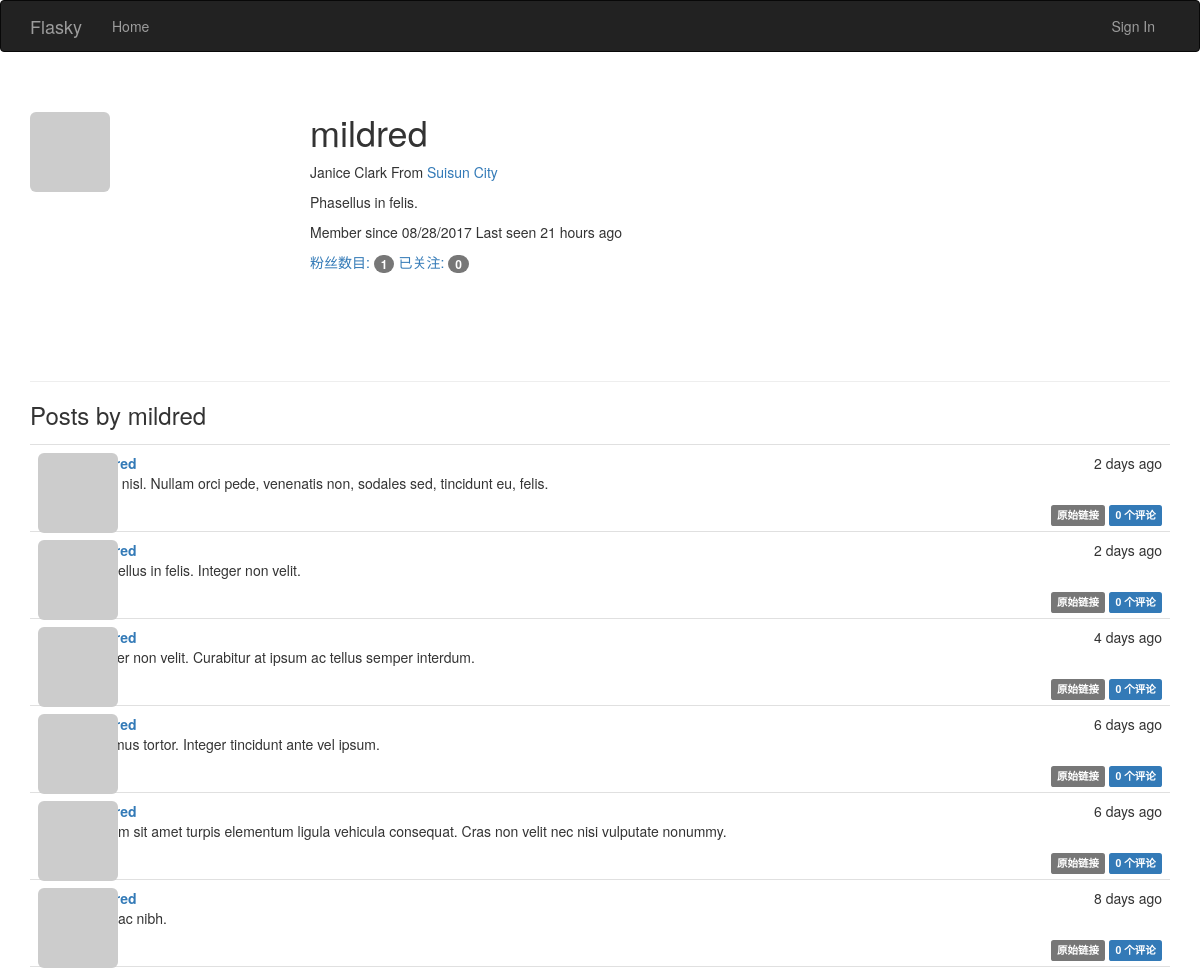
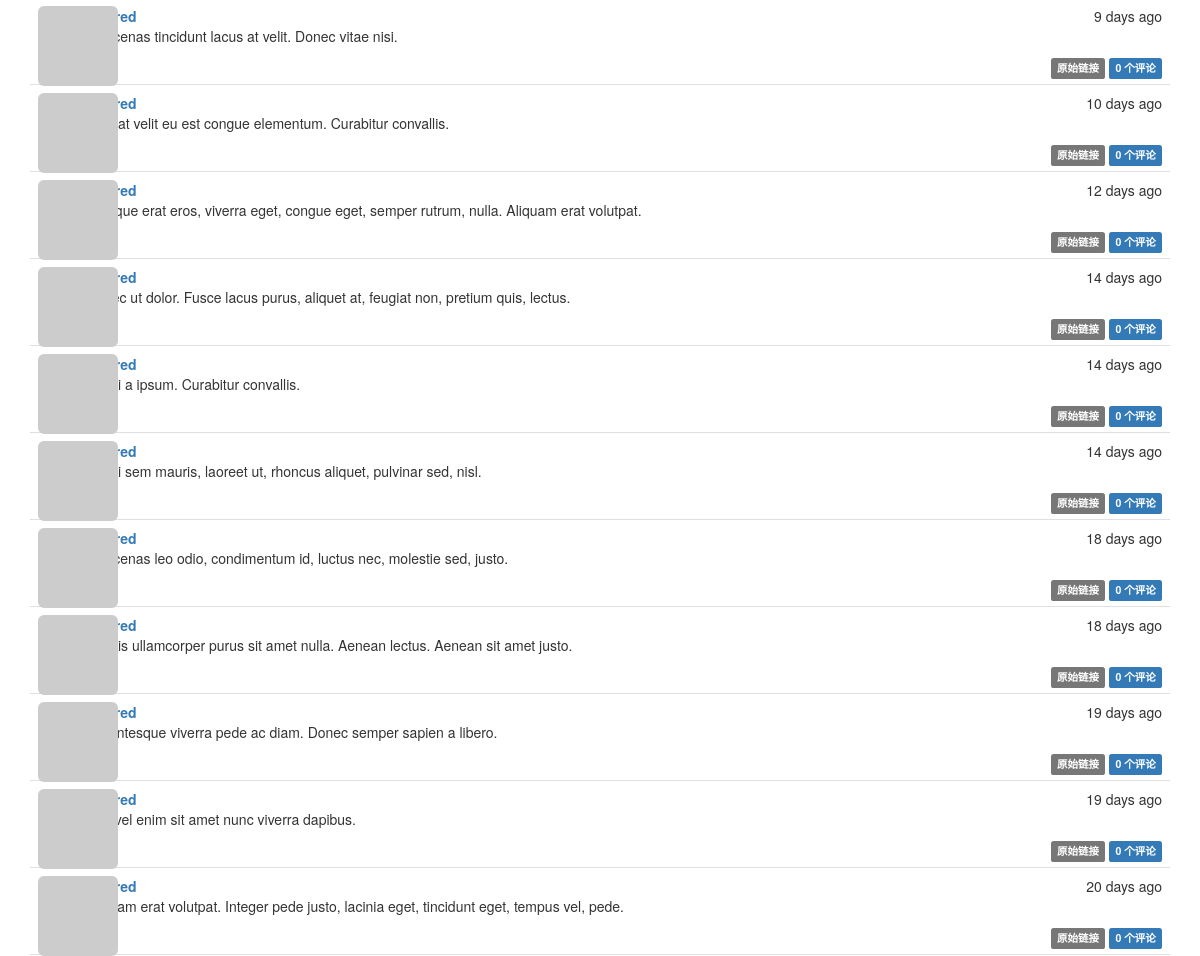
Page /user/mildred on the committed database (2 pictures, top to bottom).
### app/models.py (models this page shows, shortened)
class User(UserMixin, db.Model):
	__tablename__='users'
	id = db.Column(db.Integer,primary_key=True)
	username = db.Column(db.String(64),unique=True,index=True)
	email = db.Column(db.String(64),unique=True,index=True)
	role_id = db.Column(db.Integer,db.ForeignKey('roles.id'))
	password_hash = db.Column(db.String(128))
	confirmed = db.Column(db.Boolean, default=False)
	name = db.Column(db.String(64))
	location = db.Column(db.String(64))
	about_me = db.Column(db.Text())
	member_since = db.Column(db.DateTime(), default=datetime.utcnow)
	last_seen = db.Column(db.DateTime(), default=datetime.utcnow)
	avatar_hash = db.Column(db.String(32))
	posts = db.relationship('Post', backref='author', lazy='dynamic')
	comments = db.relationship('Comment', backref='author', lazy='dynamic')
	followed = db.relationship('Follow',
		                       foreign_keys=[Follow.follower_id],
		                       backref=db.backref('follower', lazy='joined'),
		                       lazy='dynamic',
		                       cascade='all, delete-orphan')
	followers = db.relationship('Follow',
		                        foreign_keys=[Follow.followed_id],
		                        backref=db.backref('followed', lazy='joined'),
		                        lazy='dynamic',
		                        cascade='all, delete-orphan')
	@property
	def password(self):
		raise AttributeError('密码是不可读属性！')
	def gravatar(self, size=100, default='identicon', rating='g'):
		if request.is_secure:
			url = 'https://s.gravatar.com/avatar'
		else:
			url = 'http://www.gravatar.com/avatar'
		hash = hashlib.md5(self.email.encode('utf-8')).hexdigest()
		return '{url}/{hash}?s={size}&d={default}&r={rating}'.format(
			url=url, hash=hash, size=size, default=default, rating=rating)

class Post(db.Model):
	__tablename__ = 'posts'
	id = db.Column(db.Integer, primary_key=True)
	body = db.Column(db.Text)
	timestamp = db.Column(db.DateTime, index=True, default=datetime.utcnow)
	author_id = db.Column(db.Integer, db.ForeignKey('users.id'))
	body_html = db.Column(db.Text)
	comments = db.relationship('Comment', backref='post', lazy='dynamic')

### app/main/views.py (the view)
@main.route('/user/<username>')
def user(username):
    user = User.query.filter_by(username=username).first()
    if user is None:
        abort(404)
    posts = user.posts.order_by(Post.timestamp.desc()).all()
    return render_template('user.html', user=user, posts=posts)

### app/auth/views.py (called while the page is built)
@auth.before_app_request
def before_request():
	if current_user.is_authenticated:
		current_user.ping()
		if not current_user.confirmed \
			and request.endpoint[:5] != 'auth.':
			return redirect(url_for('auth.unconfirmed'))

### app/main/__init__.py (called while the page is built)
@main.app_context_processor              #把Permission类加入模板上下文
def inject_permissions():
    return dict(Permission=Permission)

### app/models.py (called while the page is built)
	def can(self, permissions):
		return False

	def is_administrator(self):
		return False

### app/templates/user.html (shortened to what this page needs)
{% extends "base.html" %}
{% import "_macros.html" as macros %}
{% block page_content %}
<div class="page-header">
	<img class="img-rounded profile-thumbnail" src="{{ user.gravatar(size=256) }}">
	<div class="profile-header">
		<h1>{{ user.username }}</h1>
		{% if user.name or user.location %}
		<p>
			{% if user.name %}{{ user.name }}{% endif %}
			{% if user.location %}
				From <a href="http://maps.google.com/?{{ user.location }}">
				{{ user.location }}</a>
			{% endif %}
		</p>
		{% endif %}
		{% if user.about_me %}
		<p>{{ user.about_me }}</p>
		{% endif %}
		<p>
			Member since {{ moment(user.member_since).format('L') }}
			Last seen {{ moment(user.last_seen).fromNow() }}
		</p>
		<p>
			<a href="{{ url_for('main.followers',username=user.username) }}">粉丝数目:
			<span class="badge">{{ user.followers.count()-1 }}</span></a>
			<a href="{{ url_for('main.followed',username=user.username) }}">已关注:
			<span class="badge">{{ user.followed.count()-1 }}</span></a>
		</p>
	</div>
</div>
<h3>Posts by {{ user.username }}</h3>
{% include '_posts.html' %}
{% endblock %}

### app/templates/base.html (shortened to what this page needs)
{% extends "bootstrap/base.html" %}
{% block head %}
{{ super() }}
<link rel="stylesheet" type="text/css" href="{{ url_for('static', filename='styles.css') }}">
{% endblock %}
{% block navbar %}
<div class="navbar navbar-inverse" role="navigation">
	<div class="container">
		<div class="navbar-header">
			<a class="navbar-brand" href="{{ url_for('main.index') }}">Flasky</a>
		</div>
		<div class="navbar-collapse collapse">
			<ul class="nav navbar-nav">
				<li><a href="{{ url_for('main.index') }}">Home</a></li>
			</ul>
			<ul class="nav navbar-nav navbar-right">
				{% if current_user.is_authenticated %}
				<li class="dropdown">
					<a href="#" class="dropdown-toggle" data-toggle="dropdown">
						<img src="{{ current_user.gravatar(size=18) }}">
						Account <b class="caret"></b></a>
					<ul class="dropdown-menu">
						<li><a href="{{ url_for('auth.change_password') }}">Change Password</a></li>
						<li><a href="{{ url_for('auth.change_email_request') }}">Change Email</a></li>
						<li><a href="{{ url_for('auth.logout') }}">Sign Out</a></li>
					</ul>
				</li>
				{% else %}
				<li><a href="{{ url_for('auth.login') }}">Sign In</a></li>
				{% endif %}
			</ul>
		</div>
	</div>
</div>
{% endblock %}
{% block content %}
<div class="container">
	{% block page_content %}{% endblock %}
</div>
{% endblock %}

### app/templates/_posts.html (shortened to what this page needs)
<ul class="posts">
    {% for post in posts %}
    <li class="post">
        <div class="post-thumbnail">
            <a href="{{ url_for('.user', username=post.author.username) }}">
                <img class="img-rounded profile-thumbnail" src="{{ post.author.gravatar(size=40) }}">
            </a>
        </div>
        <div class="post-content">
            <div class="post-date">{{ moment(post.timestamp).fromNow() }}</div>
            <div class="post-author"><a href="{{ url_for('.user', username=post.author.username) }}">{{ post.author.username }}</a></div>
            <div class="post-body">
                {% if post.body_html %}
                    {{ post.body_html | safe }}
                {% else %}
                    {{ post.body }}
                {% endif %}
            </div>
            <div class="post-footer">
                <a href="{{ url_for('main.post', id=post.id) }}">
                    <span class="label label-default">原始链接</span>
                </a>
                <a href="{{ url_for('main.post', id=post.id) }}#comments">
                    <span class='label label-primary'>
                        {{ post.comments.count() }} 个评论
                    </span>
                </a>
            </div>
        </div>
    </li>
    {% endfor %}
</ul>

### app/static/styles.css (style rules this page uses)
.profile-thumbnail { position: absolute; }
.profile-header { min-height: 260px; margin-left: 280px; }
ul.posts { list-style-type: none; padding: 0px; margin: 16px 0px 0px 0px; border-top: 1px solid #e0e0e0; }
ul.posts li.post { padding: 8px; border-bottom: 1px solid #e0e0e0; }
div.post-date { float: right; }
div.post-author { font-weight: bold; }
div.post-thumbnail { position: absolute; }
div.post-content { margin-left: 48px; min-height: 48px; }
div.post-footer { text-align: right; }

### rows in the picture
User: username "mildred", name "Janice Clark", location "Suisun City", about_me "Phasellus in felis.", member_since "08/28/2017", last_seen "21 hours ago"
Post: timestamp "2 days ago", body_html "Nulla nisl. Nullam orci pede, venenatis non, sodales sed, tincidunt eu, felis.", comments.count "0"
Post: timestamp "2 days ago", body_html "Phasellus in felis. Integer non velit.", comments.count "0"
Post: timestamp "4 days ago", body_html "Integer non velit. Curabitur at ipsum ac tellus semper interdum.", comments.count "0"
Post: timestamp "6 days ago", body_html "Vivamus tortor. Integer tincidunt ante vel ipsum.", comments.count "0"
Post: timestamp "6 days ago", body_html "Nullam sit amet turpis elementum ligula vehicula consequat. Cras non velit nec nisi vulputate nonummy.", comments.count "0"
Post: timestamp "8 days ago", body_html "Duis ac nibh.", comments.count "0"
Post: timestamp "9 days ago", body_html "Maecenas tincidunt lacus at velit. Donec vitae nisi.", comments.count "0"
Post: timestamp "10 days ago", body_html "Duis at velit eu est congue elementum. Curabitur convallis.", comments.count "0"
Post: timestamp "12 days ago", body_html "Quisque erat eros, viverra eget, congue eget, semper rutrum, nulla. Aliquam erat volutpat.", comments.count "0"
Post: timestamp "14 days ago", body_html "Donec ut dolor. Fusce lacus purus, aliquet at, feugiat non, pretium quis, lectus.", comments.count "0"
Post: timestamp "14 days ago", body_html "Morbi a ipsum. Curabitur convallis.", comments.count "0"
Post: timestamp "14 days ago", body_html "Morbi sem mauris, laoreet ut, rhoncus aliquet, pulvinar sed, nisl.", comments.count "0"
Post: timestamp "18 days ago", body_html "Maecenas leo odio, condimentum id, luctus nec, molestie sed, justo.", comments.count "0"
Post: timestamp "18 days ago", body_html "Mauris ullamcorper purus sit amet nulla. Aenean lectus. Aenean sit amet justo.", comments.count "0"
Post: timestamp "19 days ago", body_html "Pellentesque viverra pede ac diam. Donec semper sapien a libero.", comments.count "0"
Post: timestamp "19 days ago", body_html "Sed vel enim sit amet nunc viverra dapibus.", comments.count "0"
Post: timestamp "20 days ago", body_html "Aliquam erat volutpat. Integer pede justo, lacinia eget, tincidunt eget, tempus vel, pede.", comments.count "0"

### other values in the picture
{{ user.followers.count()-1 }} "1"
{{ user.followed.count()-1 }} "0"
